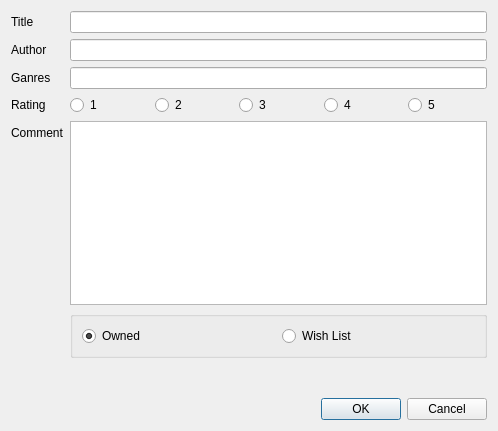
<?xml version="1.0" encoding="UTF-8"?>
<ui version="4.0">
 <class>DialogAddBook</class>
 <widget class="QDialog" name="DialogAddBook">
  <property name="geometry">
   <rect>
    <x>0</x>
    <y>0</y>
    <width>498</width>
    <height>431</height>
   </rect>
  </property>
  <property name="windowTitle">
   <string>Dialog</string>
  </property>
  <layout class="QVBoxLayout" name="verticalLayout">
   <item>
    <layout class="QFormLayout" name="formLayout">
     <item row="0" column="0">
      <widget class="QLabel" name="label">
       <property name="text">
        <string>Title</string>
       </property>
      </widget>
     </item>
     <item row="0" column="1">
      <widget class="QLineEdit" name="title_edit"/>
     </item>
     <item row="1" column="0">
      <widget class="QLabel" name="label_2">
       <property name="text">
        <string>Author</string>
       </property>
      </widget>
     </item>
     <item row="1" column="1">
      <widget class="QLineEdit" name="author_edit"/>
     </item>
     <item row="2" column="0">
      <widget class="QLabel" name="label_3">
       <property name="text">
        <string>Ganres</string>
       </property>
      </widget>
     </item>
     <item row="2" column="1">
      <widget class="QLineEdit" name="ganres_edit"/>
     </item>
     <item row="3" column="0">
      <widget class="QLabel" name="label_4">
       <property name="text">
        <string>Rating</string>
       </property>
      </widget>
     </item>
     <item row="3" column="1">
      <layout class="QHBoxLayout" name="horizontalLayout">
       <item>
        <widget class="QRadioButton" name="radioButton_rating_1">
         <property name="text">
          <string>1</string>
         </property>
        </widget>
       </item>
       <item>
        <widget class="QRadioButton" name="radioButton_rating_2">
         <property name="text">
          <string>2</string>
         </property>
        </widget>
       </item>
       <item>
        <widget class="QRadioButton" name="radioButton_rating_3">
         <property name="text">
          <string>3</string>
         </property>
        </widget>
       </item>
       <item>
        <widget class="QRadioButton" name="radioButton_rating_4">
         <property name="text">
          <string>4</string>
         </property>
        </widget>
       </item>
       <item>
        <widget class="QRadioButton" name="radioButton_rating_5">
         <property name="text">
          <string>5</string>
         </property>
        </widget>
       </item>
      </layout>
     </item>
     <item row="4" column="0">
      <widget class="QLabel" name="label_5">
       <property name="text">
        <string>Comment</string>
       </property>
      </widget>
     </item>
     <item row="4" column="1">
      <widget class="QTextEdit" name="comment_edit"/>
     </item>
     <item row="5" column="1">
      <widget class="QGroupBox" name="groupBox">
       <property name="title">
        <string/>
       </property>
       <layout class="QHBoxLayout" name="horizontalLayout_7">
        <item>
         <widget class="QRadioButton" name="radioButton_owned">
          <property name="text">
           <string>Owned</string>
          </property>
          <property name="checked">
           <bool>true</bool>
          </property>
         </widget>
        </item>
        <item>
         <widget class="QRadioButton" name="radioButton_wish_list">
          <property name="text">
           <string>Wish List</string>
          </property>
         </widget>
        </item>
       </layout>
      </widget>
     </item>
     <item row="6" column="1">
      <widget class="QLabel" name="warning_text">
       <property name="text">
        <string>&lt;html&gt;&lt;head/&gt;&lt;body&gt;&lt;p&gt;&lt;br/&gt;&lt;/p&gt;&lt;/body&gt;&lt;/html&gt;</string>
       </property>
      </widget>
     </item>
     <item row="7" column="1">
      <widget class="QDialogButtonBox" name="buttonBox">
       <property name="orientation">
        <enum>Qt::Horizontal</enum>
       </property>
       <property name="standardButtons">
        <set>QDialogButtonBox::Cancel|QDialogButtonBox::Ok</set>
       </property>
      </widget>
     </item>
    </layout>
   </item>
  </layout>
 </widget>
 <resources/>
 <connections>
  <connection>
   <sender>buttonBox</sender>
   <signal>accepted()</signal>
   <receiver>DialogAddBook</receiver>
   <slot>accept()</slot>
   <hints>
    <hint type="sourcelabel">
     <x>248</x>
     <y>254</y>
    </hint>
    <hint type="destinationlabel">
     <x>157</x>
     <y>274</y>
    </hint>
   </hints>
  </connection>
  <connection>
   <sender>buttonBox</sender>
   <signal>rejected()</signal>
   <receiver>DialogAddBook</receiver>
   <slot>reject()</slot>
   <hints>
    <hint type="sourcelabel">
     <x>316</x>
     <y>260</y>
    </hint>
    <hint type="destinationlabel">
     <x>286</x>
     <y>274</y>
    </hint>
   </hints>
  </connection>
 </connections>
</ui>
